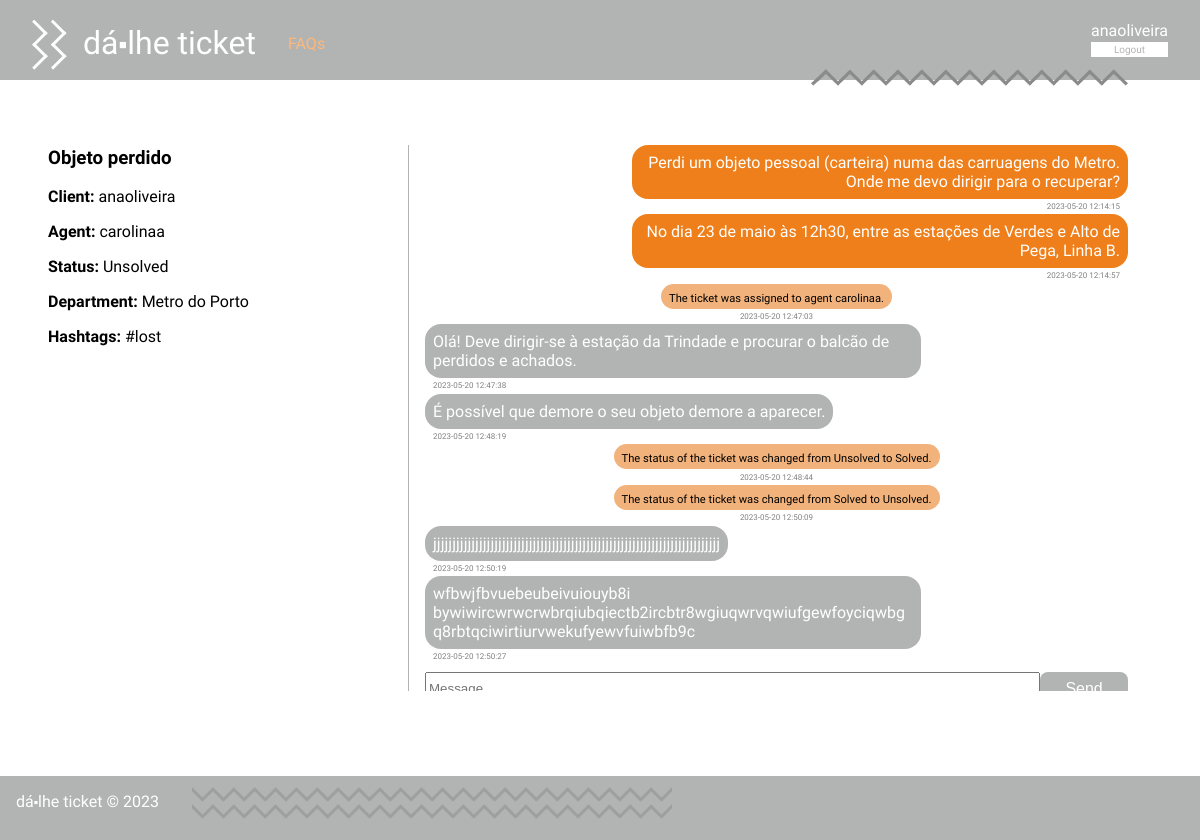
Before: /project/pages/ticket.php?id=9 (signed in) with the older database file.
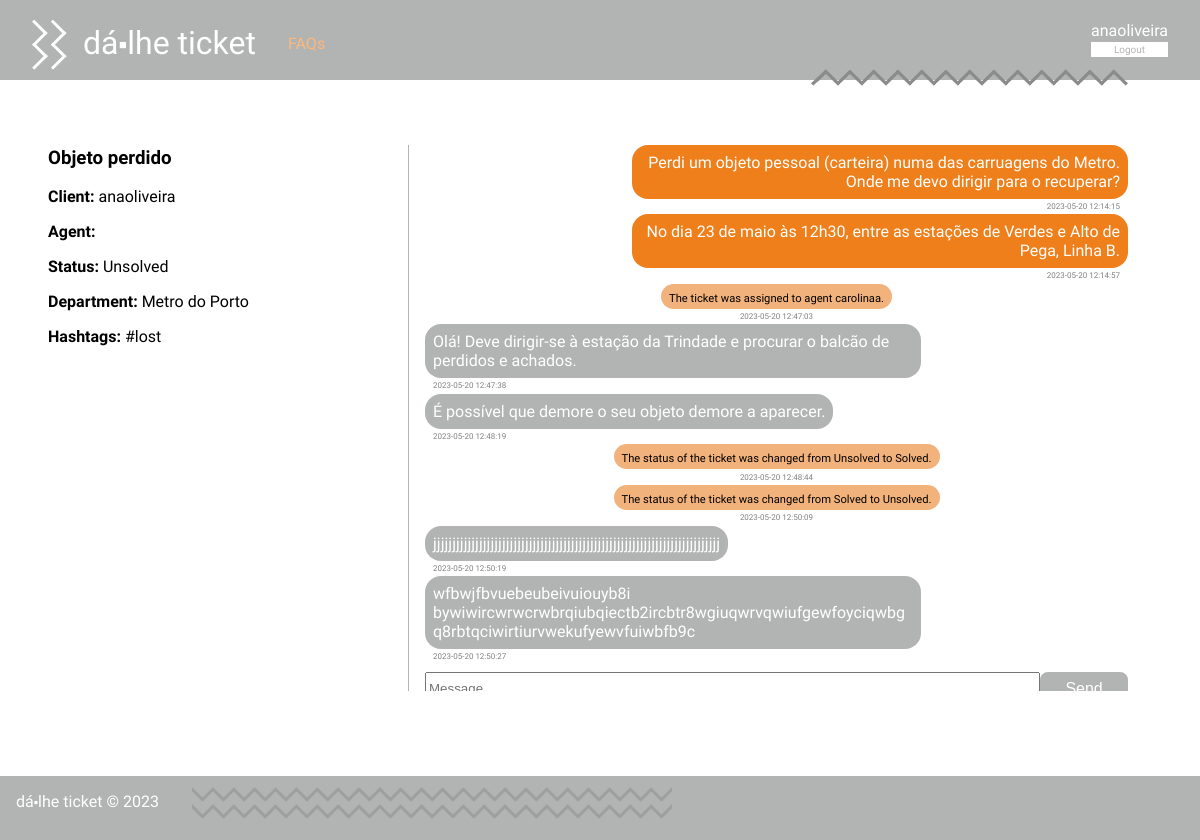
After: the same page with the newer database file.
### tables this page shows
CREATE TABLE Ticket(
   id integer primary key autoincrement,
   title varchar(60) not null,
   client varchar(20) not null,
   agent varchar(20),
   status varchar(10) not null,
   department varchar(20),
   foreign key (client) references User(username),
   foreign key (agent) references User(username),
   foreign key (department) references Department(name)
);

### project/pages/ticket.php (called while the page is built, shortened)
<?php
    require_once(__DIR__ . '/../../database/connection.db.php');
    require_once(__DIR__ . '/../../database/ticket.class.php');
    require_once(__DIR__ . '/../templates/common.tpl.php');
    require_once(__DIR__ . '/../templates/ticket.tpl.php');
    $db = getDatabaseConnection();
    $ticket = Ticket::getTicketById($db, intval($_GET['id']));
    drawTicket($db, $ticket);
?>

### database/ticket.class.php (called while the page is built, shortened)
<?php
class Ticket {
    public int $id;
    public function __construct(int $id, string $title, string $client, ?string $agent, string $status, string $department) {
        $this->id = $id;
        $this->title = $title;
        $this->client = $client;
        $this->agent = $agent;
        $this->status = $status;
        $this->department = $department;
    }
    public function getHashtags(PDO $db) : array {
        $stmt = $db->prepare('SELECT h.tag FROM Hashtag h JOIN TicketHashtag th ON h.tag = th.tag WHERE th.ticketId = ?');
        $stmt->execute(array($this->id));
        $hashtags = array();
        while($hashtag = $stmt->fetch()){
            $hashtags[] = new Hashtag($hashtag['tag']);
        }
        return $hashtags;
    }
    static public function getTicketById(PDO $db, int $id) : Ticket {
        $stmt = $db->prepare('SELECT * from Ticket WHERE id = ?');
        $stmt->execute(array($id));
        $line = $stmt->fetchAll()[0];
        $ticket = new Ticket(
            $line['id'],
            $line['title'],
            $line['client'],
            $line['agent'],
            $line['status'],
            $line['department'],
        );
        return $ticket;
    }
}
?>

### project/templates/ticket.tpl.php (the view, shortened to what the changed rows need)
<?php
    require_once(__DIR__ . '/../../database/ticket.class.php');
?>
<?php function drawTicket(PDO $db, Ticket $ticket) {
    ?>
    <div class="ticket_details">
        <div class="ticket_info">
            <h3><?= $ticket->title ?></h3>
            <div class="ticket_client"><span class="bold">Client:</span> <?= $ticket->client ?></div>
            <?php if($ticket->agent !== null) { ?>
                <div class="ticket_agent"><span class="bold">Agent:</span> <?= $ticket->agent ?></div>
            <?php } ?>
            <div class="ticket_status"><span class="bold">Status:</span> <?= $ticket->status ?></div>
            <div class="ticket_department"><span class="bold">Department:</span> <?= $ticket->department ?></div>
            <div class="ticket_hashtags"><span class="bold">Hashtags: </span>
                <?php foreach($ticket->getHashtags($db) as $hashtag) {
                ?>
                    <span class="hashtag">
                    </span>
                <?php
                }
                ?>
            </div>
        </div>
<?php } ?>

Changed rows visible on the page:
changed ticket "Objeto perdido": agent "carolinaa" → (not shown)
